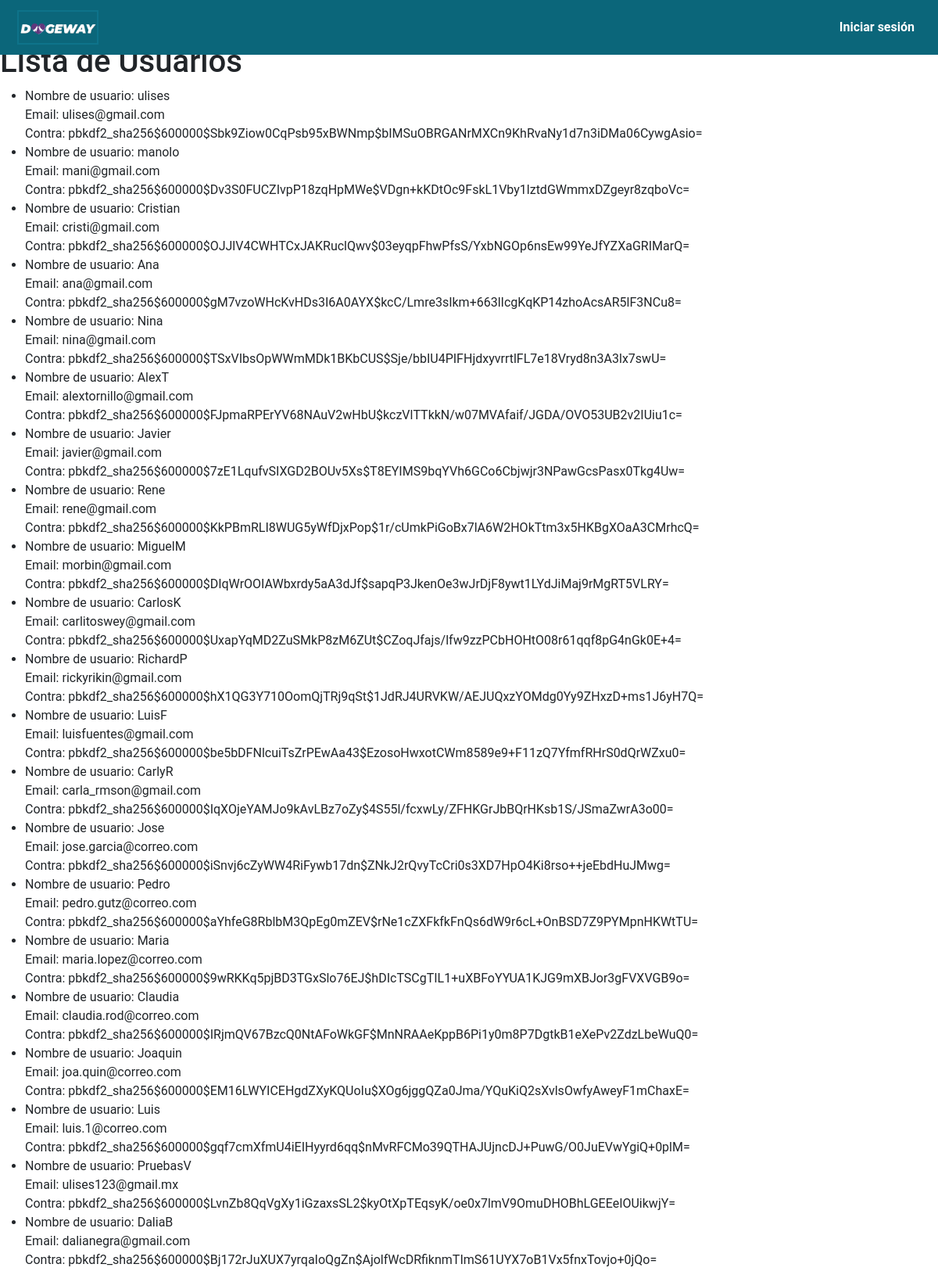
The app's page /lista/ with its own data.
### main_app/models.py (models this page shows, shortened)
class Usuario(AbstractUser):
    fotografia = models.ImageField(upload_to='usuarios/', null=True, blank=True)
    telefono = models.CharField(max_length=20)
    fecha_de_nacimiento = models.DateField()
    direccion = models.CharField(max_length=100)
    fotografia_identificacion = models.ImageField(upload_to='identificaciones/', null=True, blank=True)
    verificado = models.BooleanField(default=False)
    usuarios_bloqueados = models.ManyToManyField('self', symmetrical=False, related_name='usuarios_bloqueadores')
    groups = models.ManyToManyField('auth.Group', related_name='usuarios')
    user_permissions = models.ManyToManyField('auth.Permission', related_name='usuarios')

### main_app/views.py (the view)
# urls.py: path('lista/', views.ListaUsuariosView.as_view(), name='lista de usuarios'),
class ListaUsuariosView(ListView):
    model = Usuario
    template_name = 'lista.html'
    context_object_name = 'usuarios'

### main_app/templates/lista.html
{% include "layouts/base.html" %}
{% load static %}
{% block estilos_adicionales %}
<link rel="stylesheet" href="{% static 'css/lista.css' %}">
{% endblock %}
{% block content %}
<h1>Lista de Usuarios</h1>
<ul>
    {% for usuario in usuarios %}
    <li>
        Nombre de usuario: {{ usuario.username }}<br>
        Email: {{ usuario.email }}<br>
        Contra: {{ usuario.password}}<br>
    </li>
    {% endfor %}
</ul>
{% endblock content %}

### main_app/static/css/base.css (style rules this page uses)
* { margin: 0; padding: 0; box-sizing: border-box; text-decoration: none; font-family: 'Roboto', sans-serif; }
body { margin-top: 55px; }

### records on screen
Usuario: username "ulises", email "ulises@gmail.com", password "pbkdf2_sha256$600000$Sbk9Ziow0CqPsb95xBWNmp$bIMSuOBRGANrMXCn9KhRvaNy1d7n3iDMa06CywgAsio="
Usuario: username "manolo", email "mani@gmail.com", password "pbkdf2_sha256$600000$Dv3S0FUCZIvpP18zqHpMWe$VDgn+kKDtOc9FskL1Vby1lztdGWmmxDZgeyr8zqboVc="
Usuario: username "Cristian", email "cristi@gmail.com", password "pbkdf2_sha256$600000$OJJlV4CWHTCxJAKRuclQwv$03eyqpFhwPfsS/YxbNGOp6nsEw99YeJfYZXaGRIMarQ="
Usuario: username "Ana", email "ana@gmail.com", password "pbkdf2_sha256$600000$gM7vzoWHcKvHDs3I6A0AYX$kcC/Lmre3sIkm+663lIcgKqKP14zhoAcsAR5lF3NCu8="
Usuario: username "Nina", email "nina@gmail.com", password "pbkdf2_sha256$600000$TSxVIbsOpWWmMDk1BKbCUS$Sje/bbIU4PIFHjdxyvrrtlFL7e18Vryd8n3A3lx7swU="
Usuario: username "AlexT", email "alextornillo@gmail.com", password "pbkdf2_sha256$600000$FJpmaRPErYV68NAuV2wHbU$kczVlTTkkN/w07MVAfaif/JGDA/OVO53UB2v2IUiu1c="
Usuario: username "Javier", email "javier@gmail.com", password "pbkdf2_sha256$600000$7zE1LqufvSIXGD2BOUv5Xs$T8EYIMS9bqYVh6GCo6Cbjwjr3NPawGcsPasx0Tkg4Uw="
Usuario: username "Rene", email "rene@gmail.com", password "pbkdf2_sha256$600000$KkPBmRLI8WUG5yWfDjxPop$1r/cUmkPiGoBx7lA6W2HOkTtm3x5HKBgXOaA3CMrhcQ="
Usuario: username "MiguelM", email "morbin@gmail.com", password "pbkdf2_sha256$600000$DIqWrOOIAWbxrdy5aA3dJf$sapqP3JkenOe3wJrDjF8ywt1LYdJiMaj9rMgRT5VLRY="
Usuario: username "CarlosK", email "carlitoswey@gmail.com", password "pbkdf2_sha256$600000$UxapYqMD2ZuSMkP8zM6ZUt$CZoqJfajs/lfw9zzPCbHOHtO08r61qqf8pG4nGk0E+4="
Usuario: username "RichardP", email "rickyrikin@gmail.com", password "pbkdf2_sha256$600000$hX1QG3Y710OomQjTRj9qSt$1JdRJ4URVKW/AEJUQxzYOMdg0Yy9ZHxzD+ms1J6yH7Q="
Usuario: username "LuisF", email "luisfuentes@gmail.com", password "pbkdf2_sha256$600000$be5bDFNlcuiTsZrPEwAa43$EzosoHwxotCWm8589e9+F11zQ7YfmfRHrS0dQrWZxu0="
Usuario: username "CarlyR", email "carla_rmson@gmail.com", password "pbkdf2_sha256$600000$IqXOjeYAMJo9kAvLBz7oZy$4S55l/fcxwLy/ZFHKGrJbBQrHKsb1S/JSmaZwrA3o00="
Usuario: username "Jose", email "jose.garcia@correo.com", password "pbkdf2_sha256$600000$iSnvj6cZyWW4RiFywb17dn$ZNkJ2rQvyTcCri0s3XD7HpO4Ki8rso++jeEbdHuJMwg="
Usuario: username "Pedro", email "pedro.gutz@correo.com", password "pbkdf2_sha256$600000$aYhfeG8RblbM3QpEg0mZEV$rNe1cZXFkfkFnQs6dW9r6cL+OnBSD7Z9PYMpnHKWtTU="
Usuario: username "Maria", email "maria.lopez@correo.com", password "pbkdf2_sha256$600000$9wRKKq5pjBD3TGxSlo76EJ$hDIcTSCgTIL1+uXBFoYYUA1KJG9mXBJor3gFVXVGB9o="
Usuario: username "Claudia", email "claudia.rod@correo.com", password "pbkdf2_sha256$600000$IRjmQV67BzcQ0NtAFoWkGF$MnNRAAeKppB6Pi1y0m8P7DgtkB1eXePv2ZdzLbeWuQ0="
Usuario: username "Joaquin", email "joa.quin@correo.com", password "pbkdf2_sha256$600000$EM16LWYICEHgdZXyKQUoIu$XOg6jggQZa0Jma/YQuKiQ2sXvlsOwfyAweyF1mChaxE="
Usuario: username "Luis", email "luis.1@correo.com", password "pbkdf2_sha256$600000$gqf7cmXfmU4iEIHyyrd6qq$nMvRFCMo39QTHAJUjncDJ+PuwG/O0JuEVwYgiQ+0plM="
Usuario: username "PruebasV", email "ulises123@gmail.mx", password "pbkdf2_sha256$600000$LvnZb8QqVgXy1iGzaxsSL2$kyOtXpTEqsyK/oe0x7lmV9OmuDHOBhLGEEeIOUikwjY="
Usuario: username "DaliaB", email "dalianegra@gmail.com", password "pbkdf2_sha256$600000$Bj172rJuXUX7yrqaIoQgZn$AjolfWcDRfiknmTImS61UYX7oB1Vx5fnxTovjo+0jQo="
